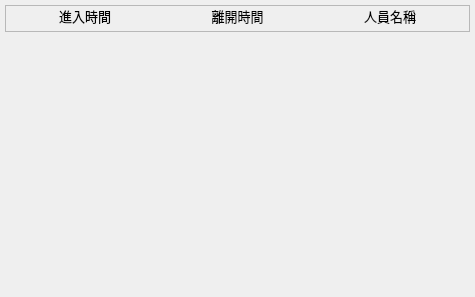
              <widget class="QWidget" name="scrollAreaWidgetContents_2">
               <property name="geometry">
                <rect>
                 <x>0</x>
                 <y>0</y>
                 <width>475</width>
                 <height>297</height>
                </rect>
               </property>
               <layout class="QVBoxLayout" name="verticalLayout_3">
                <property name="spacing">
                 <number>6</number>
                </property>
                <property name="leftMargin">
                 <number>5</number>
                </property>
                <property name="topMargin">
                 <number>5</number>
                </property>
                <property name="rightMargin">
                 <number>5</number>
                </property>
                <property name="bottomMargin">
                 <number>5</number>
                </property>
                <item>
                 <widget class="QFrame" name="record_frame">
                  <property name="minimumSize">
                   <size>
                    <width>0</width>
                    <height>0</height>
                   </size>
                  </property>
                  <property name="font">
                   <font>
                    <family>Times New Roman</family>
                    <pointsize>10</pointsize>
                    <weight>50</weight>
                    <bold>false</bold>
                   </font>
                  </property>
                  <property name="frameShape">
                   <enum>QFrame::StyledPanel</enum>
                  </property>
                  <property name="frameShadow">
                   <enum>QFrame::Raised</enum>
                  </property>
                  <layout class="QGridLayout" name="gridLayout_record">
                   <property name="sizeConstraint">
                    <enum>QLayout::SetDefaultConstraint</enum>
                   </property>
                   <property name="leftMargin">
                    <number>5</number>
                   </property>
                   <property name="topMargin">
                    <number>0</number>
                   </property>
                   <property name="rightMargin">
                    <number>5</number>
                   </property>
                   <property name="bottomMargin">
                    <number>5</number>
                   </property>
                   <property name="horizontalSpacing">
                    <number>5</number>
                   </property>
                   <item row="0" column="0">
                    <widget class="QLabel" name="start_time_label">
                     <property name="font">
                      <font>
                       <family>標楷體</family>
                       <pointsize>10</pointsize>
                       <weight>50</weight>
                       <bold>false</bold>
                      </font>
                     </property>
                     <property name="text">
                      <string>進入時間</string>
                     </property>
                     <property name="alignment">
                      <set>Qt::AlignCenter</set>
                     </property>
                    </widget>
                   </item>
                   <item row="0" column="1">
                    <widget class="QLabel" name="end_time_label">
                     <property name="font">
                      <font>
                       <family>標楷體</family>
                       <pointsize>10</pointsize>
                       <weight>50</weight>
                       <bold>false</bold>
                      </font>
                     </property>
                     <property name="text">
                      <string>離開時間</string>
                     </property>
                     <property name="alignment">
                      <set>Qt::AlignCenter</set>
                     </property>
                    </widget>
                   </item>
                   <item row="0" column="2">
                    <widget class="QLabel" name="label_2">
                     <property name="font">
                      <font>
                       <family>標楷體</family>
                       <pointsize>10</pointsize>
                       <weight>50</weight>
                       <bold>false</bold>
                      </font>
                     </property>
                     <property name="text">
                      <string>人員名稱</string>
                     </property>
                     <property name="alignment">
                      <set>Qt::AlignCenter</set>
                     </property>
                    </widget>
                   </item>
                  </layout>
                 </widget>
                </item>
                <item>
                 <spacer name="verticalSpacer_3">
                  <property name="orientation">
                   <enum>Qt::Vertical</enum>
                  </property>
                  <property name="sizeHint" stdset="0">
                   <size>
                    <width>20</width>
                    <height>40</height>
                   </size>
                  </property>
                 </spacer>
                </item>
               </layout>
              </widget>
